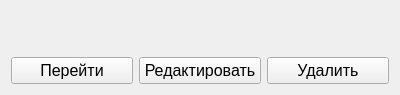
<?xml version="1.0" encoding="UTF-8"?>
<ui version="4.0">
 <class>form</class>
 <widget class="QWidget" name="form">
  <property name="geometry">
   <rect>
    <x>0</x>
    <y>0</y>
    <width>400</width>
    <height>95</height>
   </rect>
  </property>
  <property name="font">
   <font>
    <pointsize>14</pointsize>
   </font>
  </property>
  <property name="windowTitle">
   <string>Form</string>
  </property>
  <layout class="QGridLayout" name="gridLayout">
   <item row="1" column="2">
    <widget class="QPushButton" name="deleting_button">
     <property name="font">
      <font>
       <pointsize>12</pointsize>
      </font>
     </property>
     <property name="text">
      <string>Удалить</string>
     </property>
    </widget>
   </item>
   <item row="1" column="1">
    <widget class="QPushButton" name="editing_button">
     <property name="font">
      <font>
       <pointsize>12</pointsize>
      </font>
     </property>
     <property name="text">
      <string>Редактировать</string>
     </property>
    </widget>
   </item>
   <item row="1" column="0">
    <widget class="QPushButton" name="opening_button">
     <property name="font">
      <font>
       <pointsize>12</pointsize>
      </font>
     </property>
     <property name="text">
      <string>Перейти</string>
     </property>
    </widget>
   </item>
   <item row="0" column="0" colspan="3">
    <widget class="QLabel" name="title_label">
     <property name="sizePolicy">
      <sizepolicy hsizetype="Expanding" vsizetype="Preferred">
       <horstretch>0</horstretch>
       <verstretch>0</verstretch>
      </sizepolicy>
     </property>
     <property name="font">
      <font>
       <pointsize>16</pointsize>
       <weight>75</weight>
       <bold>true</bold>
      </font>
     </property>
     <property name="text">
      <string/>
     </property>
    </widget>
   </item>
  </layout>
 </widget>
 <resources/>
 <connections/>
</ui>
